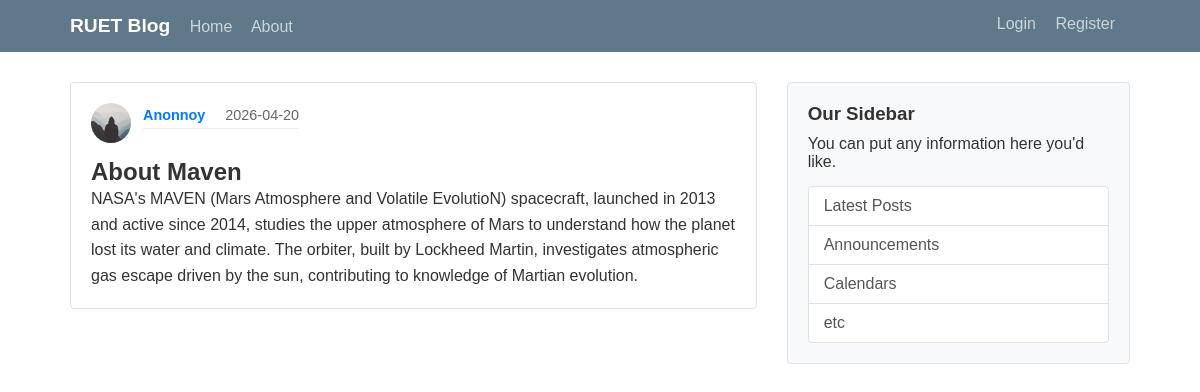
Page /home on the earlier database version.
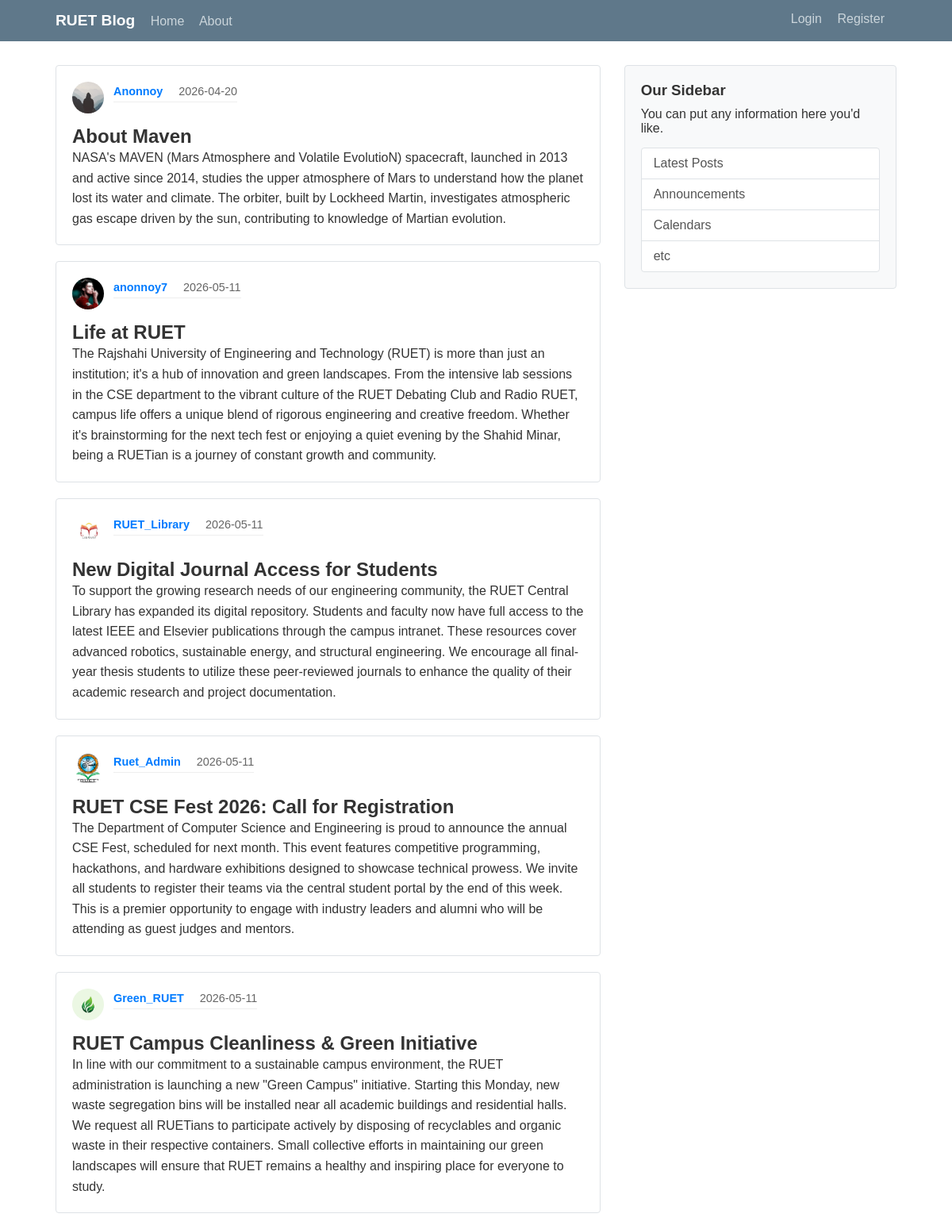
Same page on the later database version.
### flaskblog/models.py (models this page shows, shortened)
class Post(db.Model):
    id = db.Column(db.Integer, primary_key = True)
    title = db.Column(db.String(100), nullable = False)
    date_posted = db.Column(db.DateTime, nullable = False, default = datetime.utcnow)
    content = db.Column(db.Text, nullable = False)
    user_id = db.Column(db.Integer, db.ForeignKey('user.id'), nullable = False)

class User(db.Model, UserMixin):
    id = db.Column(db.Integer, primary_key = True)
    username = db.Column(db.String(20), unique = True, nullable = False)
    email = db.Column(db.String(120), unique = True, nullable = False)
    image_file = db.Column(db.String(20), nullable = False, default = 'default.jpg')
    password = db.Column(db.String(60), nullable = False)
    posts = db.relationship('Post', backref = 'author', lazy = True)

### flaskblog/routes.py (the view)
@app.route('/')
@app.route('/home')
def home():
    posts = Post.query.all()
    return render_template('home.html', posts=posts)

### flaskblog/templates/home.html
{% extends "layout.html" %}
{% block content %}
    {% for post in posts %}
        <article class="post-card">
            <div class="post-header">
                <img src="{{url_for('static', filename = 'profile_pics/' + post.author.image_file)}}" class="rounded-circle article-img" alt="">
                <div class="post-metadata">
                    <span class="author">{{post.author.username}}</span>
                    <span class="date">{{post.date_posted.strftime('%Y-%m-%d')}}</span>
                </div>
            </div>
            <h2><a class="post-title no_anchor_style" href="{{url_for('post', post_id = post.id)}}">{{ post.title }}</a></h2>
            <p class="post-content">{{ post.content }}</p>
        </article>
{% endfor %}
{% endblock %}

### flaskblog/templates/layout.html (shortened to what this page needs)
<!DOCTYPE html>
<html lang="en">
<head>
    <link rel="stylesheet" href="{{ url_for('static', filename='styles.css') }}">
</head>
<body>
    <header class="navbar">
        <nav class="container">
            <div class="nav-left">
                <a href="{{url_for('home')}}" class="logo">RUET Blog</a>
                <a href="{{url_for('home')}}">Home</a>
                <a href="{{url_for('about')}}">About</a>
            </div>
            <div class="nav-right">
                {% if current_user.is_authenticated %}
                    <a href=" {{url_for('new_post')}} ">New Post</a>
                    <a href=" {{url_for('account')}} ">Account</a>
                    <a href=" {{url_for('logout')}} ">Logout</a>
                {% else %}
                    <a href=" {{url_for('login')}} ">Login</a>
                    <a href="{{url_for('register')}}">Register</a>
                {% endif %}
            </div>
        </nav>
    </header>
    <main class="container content-wrapper">
        <section class="posts-column">
            {% block content %}
            {% endblock content %}
        </section>
        <aside class="sidebar-column">
            <div class="sidebar-card">
                <h3>Our Sidebar</h3>
                <p>You can put any information here you'd like.</p>
                <ul class="list-group">
                    <li>Latest Posts</li>
                    <li>Announcements</li>
                    <li>Calendars</li>
                    <li>etc</li>
                </ul>
            </div>
        </aside>
    </main>
</body>
</html>

### flaskblog/static/styles.css (style rules this page uses)
* { box-sizing: border-box; margin: 0; padding: 0; font-family: Arial, sans-serif; }
body { background-color: #ffffff; color: #333; }
.container { max-width: 1100px; margin: 0 auto; padding: 0 20px; }
.navbar { background-color: #5f788a; padding: 15px 0; margin-bottom: 30px; }
.navbar nav { display: flex; justify-content: space-between; }
.navbar a { color: #cbd5db; text-decoration: none; margin-right: 15px; }
.navbar .logo { color: #fff; font-size: 1.2rem; font-weight: bold; }
.content-wrapper { display: flex; gap: 30px; }
.posts-column { flex: 8; }
.sidebar-column { flex: 4; }
.post-card { border: 1px solid #dee2e6; padding: 20px; margin-bottom: 20px; border-radius: 4px; }
.post-metadata { border-bottom: 1px solid #eee; padding-bottom: 5px; margin-bottom: 10px; font-size: 0.85rem; }
.author { color: #007bff; font-weight: bold; margin-right: 10px; }
.date { color: #777; }
.sidebar-card { background: #f8f9fa; border: 1px solid #dee2e6; padding: 20px; border-radius: 4px; }
.sidebar-card h3 { margin-bottom: 10px; }
.list-group { list-style: none; margin-top: 15px; border: 1px solid #dee2e6; border-radius: 4px; background: #fff; }
.list-group li { padding: 10px 15px; border-bottom: 1px solid #dee2e6; color: #555; }
.list-group li:last-child { border-bottom: none; }
.post-header { display: flex; align-items: center; margin-bottom: 15px; }
.article-img.rounded-circle { height: 40px; width: 40px; border-radius: 50%; object-fit: cover; margin-right: 12px; }
.post-metadata { display: flex; gap: 10px; font-size: 0.9rem; }
.author { font-weight: bold; color: #007bff; }
.date { color: #666; }
.post-title { margin-bottom: 10px; font-size: 1.5rem; }
.post-content { line-height: 1.6; color: #333; }
.no_anchor_style { color: inherit; text-decoration: inherit; cursor: pointer; }

Differences in the rows shown:
added Post: image_file (picture), author.username "anonnoy7", date_posted "2026-05-11", title "Life at RUET", content "The Rajshahi University of Engineering and Technology (RUET) is more than just an institution; it's a hub of innovation and green landscapes. From the intensive lab sessions in the CSE department to the vibrant culture of the RUET Debating Club and Radio RUET, campus life offers a unique blend of rigorous engineering and creative freedom. Whether it's brainstorming for the next tech fest or enjoying a quiet evening by the Shahid Minar, being a RUETian is a journey of constant growth and community."
added Post: image_file (picture), author.username "RUET_Library", date_posted "2026-05-11", title "New Digital Journal Access for Students", content "To support the growing research needs of our engineering community, the RUET Central Library has expanded its digital repository. Students and faculty now have full access to the latest IEEE and Elsevier publications through the campus intranet. These resources cover advanced robotics, sustainable energy, and structural engineering. We encourage all final-year thesis students to utilize these peer-reviewed journals to enhance the quality of their academic research and project documentation."
added Post: image_file (picture), author.username "Ruet_Admin", date_posted "2026-05-11", title "RUET CSE Fest 2026: Call for Registration", content "The Department of Computer Science and Engineering is proud to announce the annual CSE Fest, scheduled for next month. This event features competitive programming, hackathons, and hardware exhibitions designed to showcase technical prowess. We invite all students to register their teams via the central student portal by the end of this week. This is a premier opportunity to engage with industry leaders and alumni who will be attending as guest judges and mentors."
added Post: image_file (picture), author.username "Green_RUET", date_posted "2026-05-11", title "RUET Campus Cleanliness & Green Initiative", content "In line with our commitment to a sustainable campus environment, the RUET administration is launching a new \"Green Campus\" initiative. Starting this Monday, new waste segregation bins will be installed near all academic buildings and residential halls. We request all RUETians to participate actively by disposing of recyclables and organic waste in their respective containers. Small collective efforts in maintaining our green landscapes will ensure that RUET remains a healthy and inspiring place for everyone to study."
